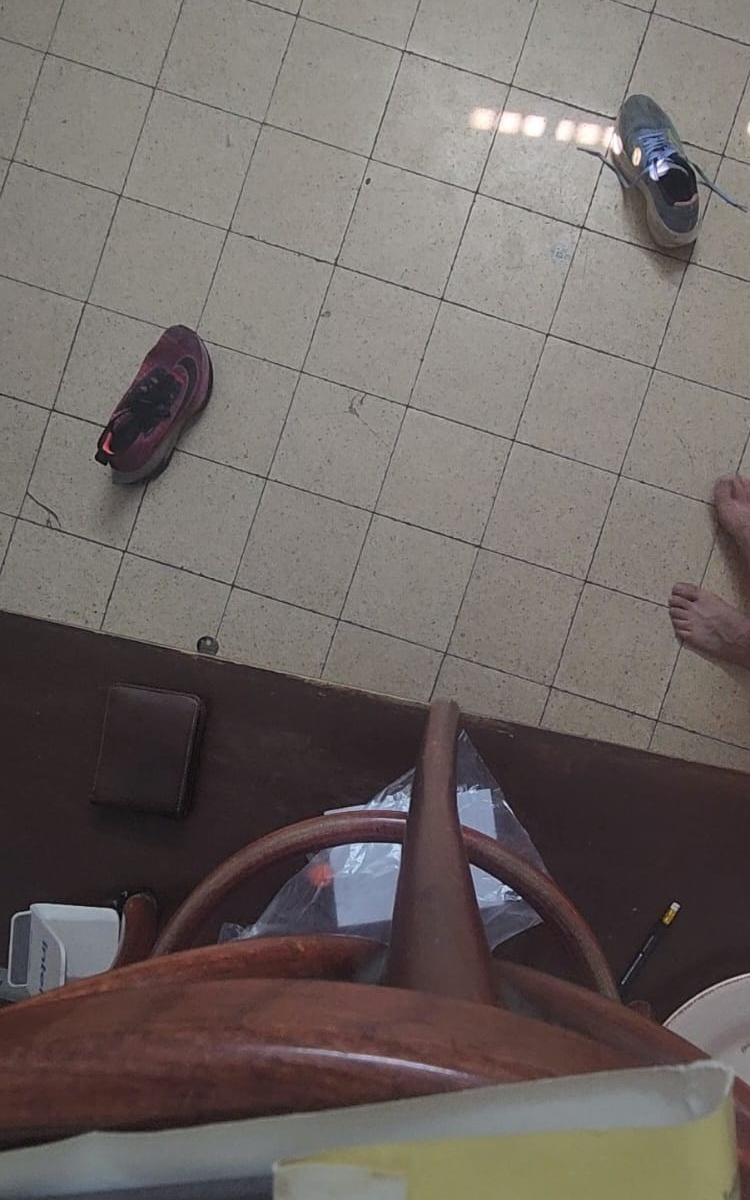
#> input picture pre_rectified_scenes/scene1_collision/a.jpeg, 750 x 1200 px, found by its file name; its folder holds 3 pictures in this run
$ python main.py
#> lines starting #> are read from the running program, lines starting #| are printed output that depends on the picture
### collision_detection_with_perspective/CollisionAnalysis/ship_detector.py
"""
ship_detector.py

A utility for detecting “ship” centers in all images of a given scene folder.

This module provides the ShipDetector class, which can run either:
  - “auto” detection: simple threshold + contour-based centroid finding, or
  - “manual” detection: GUI point-and-click to mark exactly two centers per image.

Usage:
    detector = ShipDetector("/path/to/scene_folder")
    detector.process_scene(action="auto")    # or action="manual"
    centers = detector.get_centers() - is a dict { filename: [(x1, y1), (x2, y2), …], … }
"""
import os
import cv2
import numpy as np

class ShipDetector:
    """
   Detects object centers (e.g., ships) in every image of a scene directory.

   Attributes:
       scene_path (str):
           Path to a folder containing image files (.jpg, .jpeg, .png).
       centers_per_image (dict[str, list[tuple[int, int]]]):
           Maps each image filename to the list of detected center coordinates.
   """
    def __init__(self, scene_path):
        """
       Initialize the detector for a single scene.

       Args:
           scene_path: Path to the directory with the images to process.
       """
        self.scene_path = scene_path
        self.centers_per_image = {}  # key: filename, value: list of centers (x, y)

    def process_scene(self,action):
        """
       Process every image in the scene, storing detected centers.

       Args:
           action: One of
               - "auto":   run automatic contour-based detection
               - "manual": run manual point-and-click detection

       Raises:
           ValueError: If `action` is not "auto" or "manual".
       """
#> called with action = 'manual'
        image_files = sorted(f for f in os.listdir(self.scene_path) if f.lower().endswith((".jpg", ".jpeg", ".png")))

        for fname in image_files:
            img_path = os.path.join(self.scene_path, fname)
            img = cv2.imread(img_path)
#> img is the input picture: shape (1200, 750, 3); mean B, G, R 100.3, 103.4, 111.5
            if img is None:
                continue
            if action == "auto":
                self.centers_per_image[fname] = self._auto_detect_objects(img)
            elif action == "manual":
                self.centers_per_image[fname] = self._manual_detect_objects(img, fname)
            else:
                raise ValueError("Invalid action")


    def _manual_detect_objects(self, img, fname):
        """
       Let the user click exactly two points on the image to mark object centers.

       Opens a window showing `img`. The user left-clicks twice to select centers.

       Args:
           img:   The image in which to select points.
           fname: Filename (used in print statements).

       Returns:
           A list of up to two (x, y) tuples. If fewer than two points are selected,
           returns an empty list after warning.
       """
        centers = []
        # [7 lines left out: function select_point, not called in this run]

        clone = img.copy()
        cv2.namedWindow("Select centers", cv2.WINDOW_NORMAL)
        cv2.imshow("Select centers", img)
        cv2.setMouseCallback("Select centers", select_point)
        cv2.waitKey(0)
        cv2.destroyAllWindows()

        if len(centers) != 2:
            print(f"Warning: Only {len(centers)} points selected in {fname}. Skipping.")
            return []

        return centers


    # [38 lines left out: function _auto_detect_objects, not called in this run]

    def get_centers(self):
        """
                Retrieve the mapping of image filenames to detected centers.

                Returns:
                    Dictionary where each key is a filename and each value is the list
                    of detected (x, y) centers in that image.
                """
        return self.centers_per_image

### collision_detection_with_perspective/CollisionAnalysis/run_collision_analysis.py
"""
run_collision_analysis.py

Orchestrates the full pipeline: ship detection (auto or manual) and collision analysis.

This script loads all images from a scene folder, detects ship centers per frame,
computes distance & angle time series, plots the results, and finally reports
whether the ships appear to be on a collision course.
"""
from .ship_detector import ShipDetector
from .collision_analyzer import CollisionAnalyzer

class Run_collision_analysis:
    def run(scene_path, mode="auto"):
        """
        Execute the full ship-detection and collision-analysis pipeline on one scene.

        Note:
            The scene images **must** already be perspective-rectified before calling this.
            In other words, point your `scene_path` at a folder of pre-rectified frames.

        Args:
        scene_path:   Path to the directory containing the **perspective-rectified**
                      scene images.
        process_act:  Detection mode; must be either:
                          - "auto"   (automatic contour-based detection), or
                          - "manual" (click-based selection).

    Raises:
        ValueError: If `process_act` is not "auto" or "manual".
        """

        # Detect ship centers
        detector = ShipDetector(scene_path)
        detector.process_scene(mode)
        centers = detector.get_centers()
#> centers = {'a.jpeg': [], 'b.jpeg': [], 'c.jpeg': []}

        # Analyze distances & angles
        analyzer = CollisionAnalyzer(centers)
        analyzer.analyze()

        # Visualize the results
        analyzer.plot()

        # Report collision-course verdict
        if analyzer.is_collision_course():
            print("Change course! Ships are on a collision course!!")
        else:
            print("keep course and speed, No collision course detected.")

### collision_detection_with_perspective/CollisionAnalysis/collision_analyzer.py
# collision_analyzer.py

"""
Analyze pairwise ship-center data to determine potential collision courses.

This module provides the CollisionAnalyzer class, which:
  - Computes the Euclidean distance and bearing angle between two detected
    ship centers in each frame (image).
  - Plots the distance and angle over time (frame sequence).
  - Determines whether the two ships appear to be on a collision course
    based on distance trends and angle stability.
"""
import math
import matplotlib.pyplot as plt
import numpy as np

ANGLE_THRESHOLD = 8  # degrees: maximum allowed angle variation

class CollisionAnalyzer:
    """
      Compute distance & angle time series from per-image ship centers, plot them,
      and decide if the ships are on a collision course.

      Attributes:
          centers_per_image (dict[str, list[tuple[int, int]]]):
              Mapping from image filename to exactly two (x, y) centers.
          distances (list[float]): Euclidean distances between the two centers,
              in the sorted filename order.
          angles (list[float]): Bearing angles (degrees) from first to second center.
          filenames (list[str]): Filenames corresponding to each computed pair.
      """
    def __init__(self, centers_per_image):
        """
        Initialize the analyzer with detected centers.

        Args:
            centers_per_image: A dict mapping each image filename to a list of
                exactly two (x, y) tuples. Entries with != 2 points will be skipped.
        """
        self.centers_per_image = centers_per_image
#> self.centers_per_image = {'a.jpeg': [], 'b.jpeg': [], 'c.jpeg': []}
        self.distances = []
        self.angles = []
        self.filenames = []

    def analyze(self):
        """
       Compute distance and angle for each image in sorted filename order.

       Populates:
         - self.distances
         - self.angles
         - self.filenames

       Skips any frames where fewer or more than two centers are provided.
       """
        for fname in sorted(self.centers_per_image.keys()):
            centers = self.centers_per_image[fname]
            if len(centers) != 2:
                continue

            (x1, y1), (x2, y2) = centers
            dx = x2 - x1
            dy = y2 - y1

            distance = math.hypot(dx, dy)
            angle_rad = math.atan2(dy, dx)
            angle_deg = math.degrees(angle_rad)

            self.distances.append(distance)
            self.angles.append(angle_deg)
            self.filenames.append(fname)
#> this loop made 3 passes
#> fname on passes 1 to 3: 'a.jpeg', 'b.jpeg', 'c.jpeg'
#> after the loop, self.angles = []; self.distances = []; self.filenames = []

    def plot(self):
        """
       Plot the computed distance and angle time series.

       Creates a 2×1 subplot:
         - Top: Distance vs. frame (filename) with markers.
         - Bottom: Angle (deg) vs. frame (filename), filenames on x-axis.
       """
        fig, ax = plt.subplots(2, 1, figsize=(10, 6), sharex=True)

        # Distance plot
        ax[0].plot(self.filenames, self.distances, marker='o')
        ax[0].set_ylabel("Distance")
        ax[0].set_title("Distance between ships over time")

        # Angle plot
        ax[1].plot(self.filenames, self.angles, marker='o', color='orange')
        ax[1].set_ylabel("Angle (deg)")
        ax[1].set_title("Angle between ships over time")
        ax[1].set_xticks(range(len(self.filenames)))
        ax[1].set_xticklabels(self.filenames, rotation=45, ha='right')

        plt.tight_layout()
        plt.show()
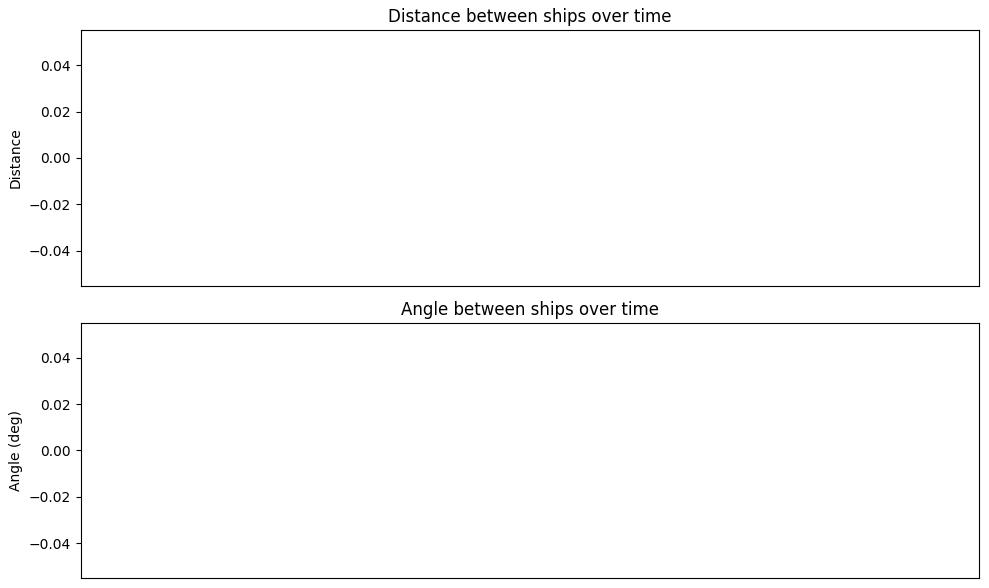
#> figure drawn by matplotlib, 2 panels

    def is_collision_course(self, angle_threshold=ANGLE_THRESHOLD, min_decreasing_steps=2):
        """
           Decide if the two ships appear to be on a collision course.

           Criteria:
             1. At least `min_decreasing_steps` consecutive frames where distance
                decreases.
             2. Overall variation in bearing angle ≤ `angle_threshold` degrees.

           Args:
               angle_threshold: Maximum allowed (max–min) angle variation (degrees).
               min_decreasing_steps: Number of consecutive frames with strictly
                   decreasing distances required.

           Returns:
               True if both criteria are met, False otherwise.
           """

        # 1. Not enough data to see a trend
        if len(self.distances) < min_decreasing_steps:
            return False

        # 2. Compute angle variation using unwrapped angles to avoid ±180° jumps
        angles_rad = np.deg2rad(self.angles)
        angles_unwrapped = np.unwrap(angles_rad)
        angles_deg = np.rad2deg(angles_unwrapped)
        angle_variation = max(angles_deg) - min(angles_deg)
        if angle_variation > angle_threshold:
            return False

        # 3. Check for at least `min_decreasing_steps` consecutive decreasing distances
        decreasing_count = 0
        for i in range(1, len(self.distances)):
            if self.distances[i] < self.distances[i - 1]:
                decreasing_count += 1
            else:
                decreasing_count = 0
            if decreasing_count >= min_decreasing_steps:
                return True

        # 4. No sufficient decreasing trend => not on collision course
        return False

### collision_detection_with_perspective/main.py
"""
This script demonstrates how to use the ship collision detection package.

It includes:
1. (Optional) Perspective rectification using `SceneEditor`
2. Manual collision analysis using `Run_collision_analysis`

To run:
- Uncomment `pre_processing()` if rectification is needed
- Provide the path to each scene (rectified image folder)
- Choose "manual" mode to manually select ship centers per image

Developed as part of a final project in Computer Vision
"""
from CollisionAnalysis.run_collision_analysis import Run_collision_analysis
from SceneEditor.scene_editor import SceneEditor
import cv2


def pre_processing():
    """
    Optional: Rectify the perspective of all scenes before performing collision analysis.
    This step should be done once before running the analysis.

    It allows the user to manually select 4 points in one image to create a homography
    that corrects the perspective for the entire dataset.
    """
    input_root = "/cs/usr/luna/PycharmProjects/3D_final_project/pre_rectified_scenes"
    output_root = "/cs/usr/luna/PycharmProjects/3D_final_project/post_rectified_scenes"
    sample_image_path = "/cs/usr/luna/PycharmProjects/3D_final_project/pre_rectified_scenes/scene3_collision/a.jpeg"
    img = cv2.imread(sample_image_path)
    if img is None:
        raise FileNotFoundError(f"Image not found: {sample_image_path}")
    original_size = (img.shape[1], img.shape[0])  # width, height

    editor = SceneEditor(input_root, output_root)
    editor.rectify_perspective(original_size)


if __name__ == '__main__':
    """
    Main entry point for running collision analysis.

    Step 1 (optional):
        Run pre_processing() to apply perspective rectification to all scenes.
        This step has already been completed, so it's commented out.

    Step 2:
        For each scene (collision and non-collision), run the collision analysis.
        The mode "manual" means the user will be asked to manually click the two ship centers per image.
    """

    # pre_processing()  # Already completed

    # Collision scenes (should detect collision):
    Run_collision_analysis.run(
        "/cs/usr/luna/PycharmProjects/3D_final_project/post_rectified_scenes/scene1_collision",
        "manual")

    Run_collision_analysis.run(
        "/cs/usr/luna/PycharmProjects/3D_final_project/post_rectified_scenes/scene3_collision",
        "manual")
#> call 2 of process_scene, with action = 'manual'
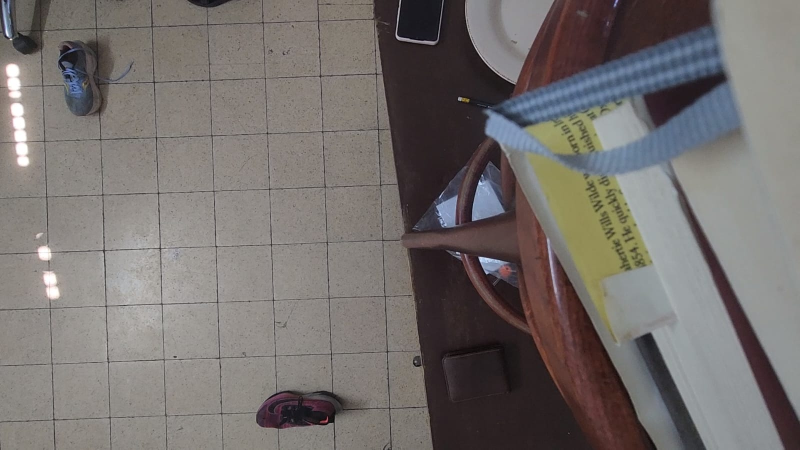
#> input picture Scenes/scene3_collision/a.jpeg, 1599 x 899 px, found by its file name (shown at 1/2 size)
#> in process_scene, img is the input picture: shape (899, 1599, 3); mean B, G, R 109.5, 111.7, 116.8
#> the loop in analyze (call 2), `for fname in sorted(self.centers_per_image.keys()):` made 1 pass

    Run_collision_analysis.run(
        "/cs/usr/luna/PycharmProjects/3D_final_project/post_rectified_scenes/scene5_collision",
        "manual")
#> (the run stopped early here; a loop or call above may not have finished)
